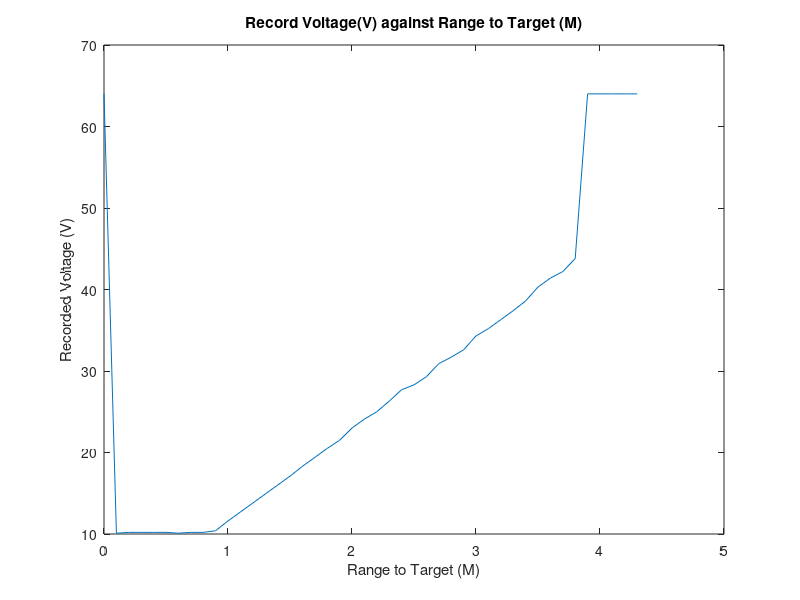
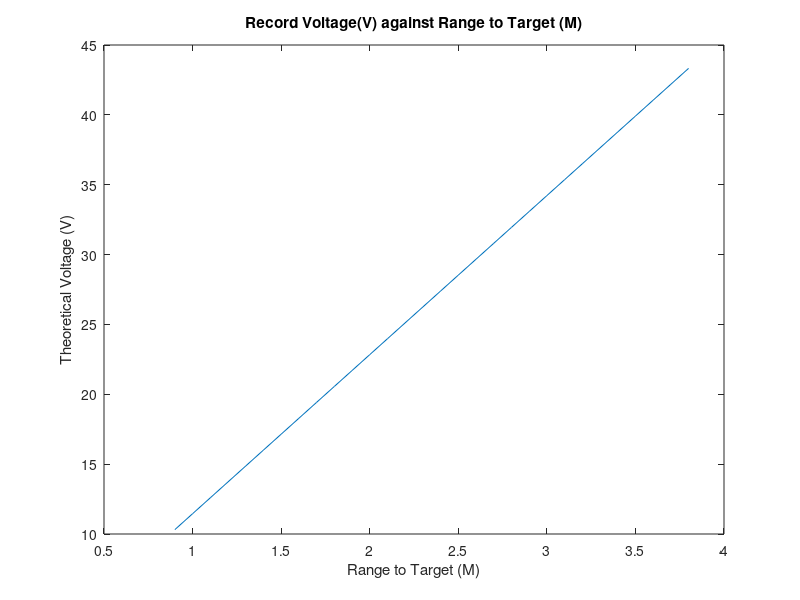
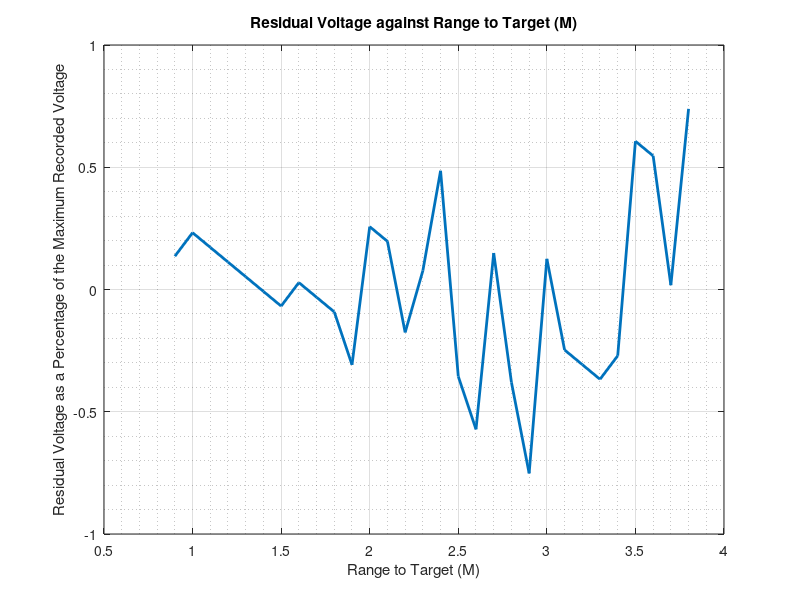

Write the MATLAB code that produced these figures, in order.
clear all;
close all;

distance = [0.0:0.1:4.3];
recordedVoltage = [64.0,10.1,10.2,10.2,10.2,10.2,10.1,10.2,10.2,10.4,11.6,12.7,13.8,14.9,16.0,17.1,18.3,19.4,20.5,21.5,23.0,24.1,25.0,26.3,27.7,28.3,29.3,30.9,31.7,32.6,34.3,35.2,36.3,37.4,38.6,40.3,41.4,42.2,43.8,64.0,64.0,64.0,64.0,64.0];
gradient = polyfit(distance(10:39),recordedVoltage(10:39),1);
theoreticalVoltage = distance.*gradient(1) + gradient(2);
difference = recordedVoltage - theoreticalVoltage;
residuals = (difference/recordedVoltage(1))*100;

figure(1);
plot(distance, recordedVoltage);              
xlabel('Range to Target (M)');
ylabel('Recorded Voltage (V)');
title('Record Voltage(V) against Range to Target (M)');


figure(2);
plot(distance(10:39),theoreticalVoltage(10:39));
xlabel('Range to Target (M)');
ylabel('Theoretical Voltage (V)');
title('Record Voltage(V) against Range to Target (M)');

figure(3);
plot(distance(10:39),residuals(10:39),'LineWidth',2);
grid
grid minor;
xlabel('Range to Target (M)');
ylabel('Residual Voltage as a Percentage of the Maximum Recorded Voltage');
title('Residual Voltage against Range to Target (M)');


